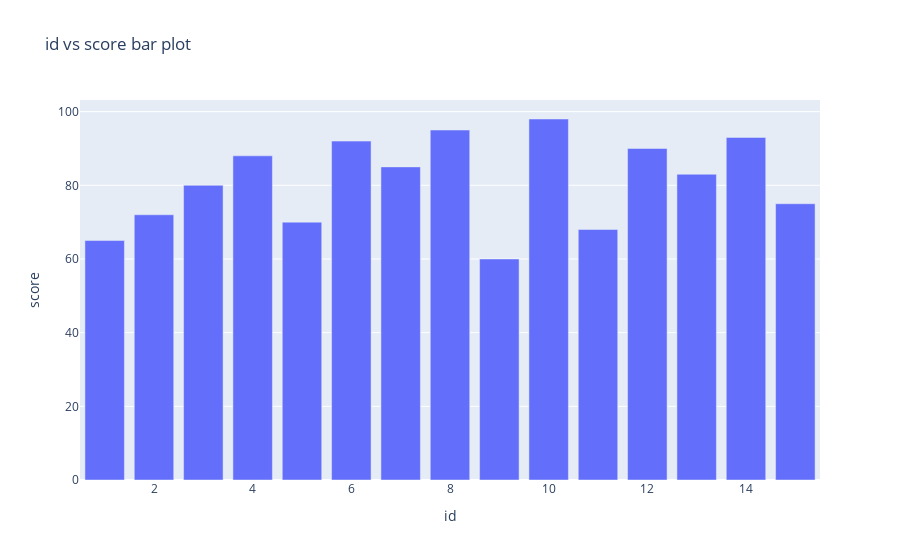

Source (notebook cell):
### Code cell
# question 5 generate a bar plot using plotly

import plotly.express as px
import matplotlib.pyplot as plt

plt.figure(figsize=(8,10))
fig=px.bar(df,x='id',y='score',title='id vs score bar plot')
fig.show()

### Figure 1 — Plotly figure (JSON) as saved in the notebook; plotly's stock layout.template omitted (floating-point values rounded to 4 significant figures)
{"data": [{"hovertemplate": "id=%{x}<br>score=%{y}<extra></extra>", "legendgroup": "", "marker": {"color": "#636efa", "pattern": {"shape": ""}}, "name": "", "orientation": "v", "showlegend": false, "textposition": "auto", "x": [1, 2, 3, 4, 5, 6, 7, 8, 9, 10, 11, 12, 13, 14, 15], "xaxis": "x", "y": [65, 72, 80, 88, 70, 92, 85, 95, 60, 98, 68, 90, 83, 93, 75], "yaxis": "y", "type": "bar"}], "layout": {"xaxis": {"anchor": "y", "domain": [0.0, 1.0], "title": {"text": "id"}}, "yaxis": {"anchor": "x", "domain": [0.0, 1.0], "title": {"text": "score"}}, "legend": {"tracegroupgap": 0}, "title": {"text": "id vs score bar plot"}, "barmode": "relative"}}
